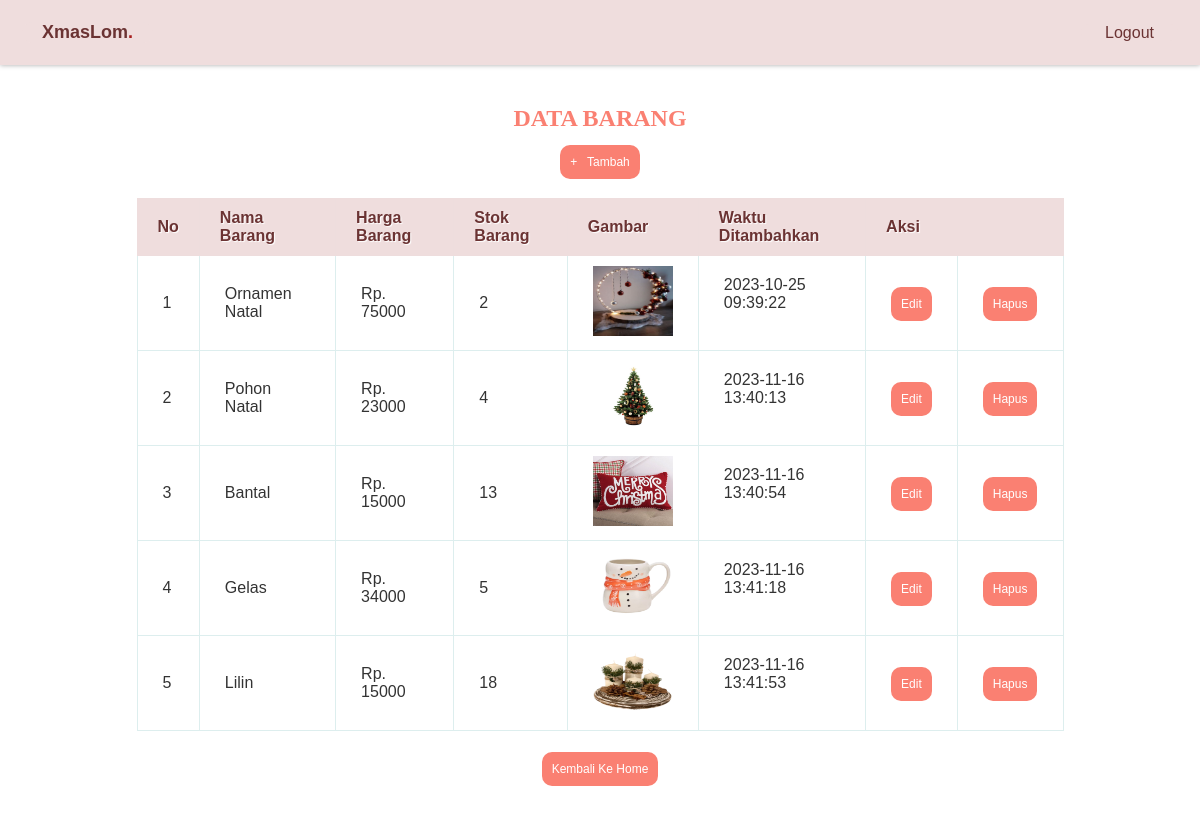
The app's page /admin.php with its own data.
### tables this page shows
CREATE TABLE `barang` (
  `id_barang` int(11) NOT NULL,
  `nama_barang` varchar(255) NOT NULL,
  `harga_barang` int(50) NOT NULL,
  `stok_barang` int(10) NOT NULL,
  `gambar` varchar(100) NOT NULL,
  `created_at` timestamp NULL DEFAULT current_timestamp()
);

### admin.php (the view, shortened to what this page needs)
<?php
require "koneksi.php";
$result = mysqli_query($conn, "select * from barang");
$barang = [];
while ($row = mysqli_fetch_assoc($result)) {
    $barang[] = $row;
}
?>
<!DOCTYPE html>
<html lang="en">
<head>
    <link rel="stylesheet" href="admin.css">
</head>
<body>
<header>
    <a class="logo">XmasLom<span>.</span></a>
    <nav class="navbar">
        <a href="logout.php">Logout</a>
    </nav>
</header>
    <section class="admin" id="admin">
        <h1>Data Barang</h1>
        <center> <a href="tambah.php"> + &nbsp; Tambah</a> </center>
        <br>
        <table border="1">
            <tr>
                <th>No</th>
                <th>Nama Barang</th>
                <th>Harga Barang</th>
                <th>Stok Barang</th>
                <th>Gambar</th>
                <th>Waktu ditambahkan</th>
                <th colspan="2">Aksi</th>
            </tr>
            <?php $i = 1;
            foreach ($barang as $brg) : ?>
                <tr>
                    <td> <?= $i; ?> </td>
                    <td> <?= $brg["nama_barang"] ?> </td>
                    <td> Rp. <?= $brg["harga_barang"] ?> </td>
                    <td> <?= $brg["stok_barang"] ?> </td>
                    <td> <img src = "img/<?= $brg ['gambar'] ?>" alt ="ini gambar" width="80px" height="70px"></td>
                    <td> <?= $brg['created_at'] . "<br></br>" ?> </td>
                    <td><a href='edit.php?id=<?= $brg["id_barang"] ?>'>Edit</a></td>
                    <td><a href='hapus.php?id=<?= $brg["id_barang"] ?>'>hapus</a>
                    </td>
                </tr>
            <?php $i++;
            endforeach; ?>
        </table><br>
        <center><a href="index.php">Kembali ke home</a></center>
    </section>
</body>
</html>

### admin.css (style rules this page uses)
:root { --red: #a71e1e; }
* { margin: 0; padding: 0; box-sizing: border-box; font-family: Verdana, Geneva, Tahoma, sans-serif; outline: none; border: none; text-decoration: none; text-transform: capitalize; transition: 0.2s linear; }
header { position: fixed; top: 0; left: 0; right: 0; background: #efdddd; padding: 22px; display: flex; align-items: center; justify-content: space-between; z-index: 1000; box-shadow: 0 0 5px rgba(4, 4, 4, 0.341); }
header .logo { font-size: large; background: #efdddd; color: #6b3333; font-weight: bolder; padding: 0 20px; }
header .logo span { color: var(--red); }
header .navbar a { font-size: medium; background: #efdddd; padding: 0 1.5rem; color: #6b3333; }
section { padding: 85px; }
h1 { font-family: "Trebuchet MS"; text-transform: uppercase; text-align: center; color: salmon; padding: 20px; }
table { border: 1px solid #ddeeee; border-collapse: collapse; border-spacing: 0; width: 90%; margin: 10px auto 10px auto; }
table tr th { background-color: #efdddd; border: 1px solid#eedddd; color: #6b3333; padding: 10px 20px; text-align: left; text-shadow: 1px 1px 1px #fff; }
table tr td { border: 1px solid #ddeeee; color: #333; padding: 10px 25px; text-align: left; }
a { background-color: salmon; color: #fff; text-align: center; font-size: 12px; text-decoration: none; padding: 10px; border-radius: 10px; }

### records on screen
barang: nama_barang "Ornamen Natal", harga_barang "75000", stok_barang "2", gambar (picture), created_at "2023-10-25 09:39:22"
barang: nama_barang "Pohon Natal", harga_barang "23000", stok_barang "4", gambar (picture), created_at "2023-11-16 13:40:13"
barang: nama_barang "Bantal", harga_barang "15000", stok_barang "13", gambar (picture), created_at "2023-11-16 13:40:54"
barang: nama_barang "Gelas", harga_barang "34000", stok_barang "5", gambar (picture), created_at "2023-11-16 13:41:18"
barang: nama_barang "Lilin", harga_barang "15000", stok_barang "18", gambar (picture), created_at "2023-11-16 13:41:53"
